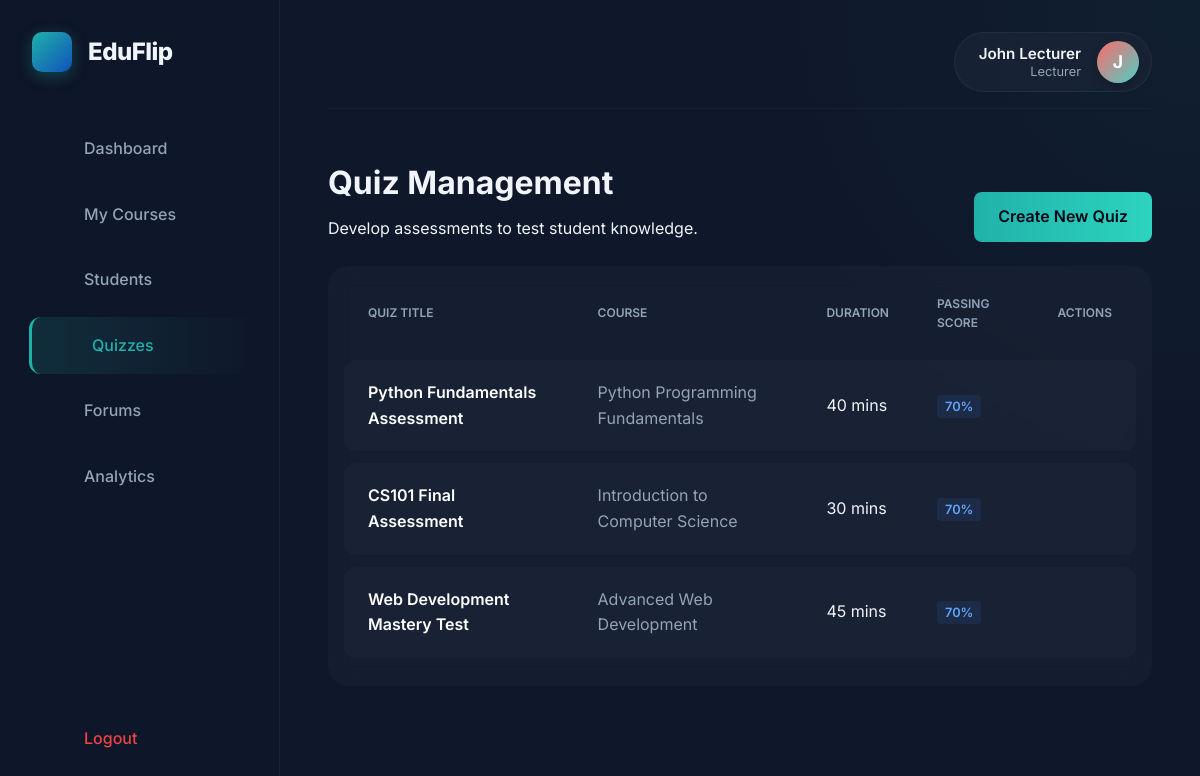
The app's page /web/public/dosen/quizzes.php (signed in) with its own data.
### tables this page shows
CREATE TABLE `quizzes` (
  `id` int NOT NULL AUTO_INCREMENT,
  `course_id` int NOT NULL,
  `material_id` int DEFAULT NULL,
  `title` varchar(255) NOT NULL,
  `description` text,
  `duration` int DEFAULT '0',
  `passing_score` int DEFAULT '70',
  `max_attempts` int DEFAULT '3',
  `randomize_questions` tinyint(1) DEFAULT '0',
  `randomize_options` tinyint(1) DEFAULT '0',
  `show_answers` tinyint(1) DEFAULT '1',
  `available_from` datetime DEFAULT NULL,
  `available_until` datetime DEFAULT NULL,
  `created_by` int NOT NULL,
  `created_at` timestamp NULL DEFAULT CURRENT_TIMESTAMP,
  `updated_at` timestamp NULL DEFAULT CURRENT_TIMESTAMP ON UPDATE CURRENT_TIMESTAMP,
  PRIMARY KEY (`id`),
  KEY `material_id` (`material_id`),
  KEY `created_by` (`created_by`),
  KEY `idx_course` (`course_id`),
  CONSTRAINT `quizzes_ibfk_1` FOREIGN KEY (`course_id`) REFERENCES `courses` (`id`) ON DELETE CASCADE,
  CONSTRAINT `quizzes_ibfk_2` FOREIGN KEY (`material_id`) REFERENCES `materials` (`id`) ON DELETE SET NULL,
  CONSTRAINT `quizzes_ibfk_3` FOREIGN KEY (`created_by`) REFERENCES `users` (`id`)
);

CREATE TABLE `courses` (
  `id` int NOT NULL AUTO_INCREMENT,
  `course_code` varchar(20) NOT NULL,
  `course_name` varchar(255) NOT NULL,
  `description` text,
  `thumbnail` varchar(255) DEFAULT NULL,
  `created_by` int NOT NULL,
  `category` enum('general','curriculum') DEFAULT 'general',
  `status` enum('draft','published','archived') DEFAULT 'draft',
  `created_at` timestamp NULL DEFAULT CURRENT_TIMESTAMP,
  `updated_at` timestamp NULL DEFAULT CURRENT_TIMESTAMP ON UPDATE CURRENT_TIMESTAMP,
  PRIMARY KEY (`id`),
  UNIQUE KEY `course_code` (`course_code`),
  KEY `created_by` (`created_by`),
  KEY `idx_status` (`status`),
  CONSTRAINT `courses_ibfk_1` FOREIGN KEY (`created_by`) REFERENCES `users` (`id`) ON DELETE CASCADE
);

### web/public/dosen/quizzes.php (the view, shortened to what this page needs)
<?php
require_once '../../includes/auth.php';
$dosen_id = $_SESSION['user_id'];
$stmt = $pdo->prepare("
    SELECT q.*, c.course_name
    FROM quizzes q
    JOIN courses c ON q.course_id = c.id
    WHERE c.created_by = ?
    ORDER BY q.created_at DESC
");
$stmt->execute([$dosen_id]);
$quizzes = $stmt->fetchAll(PDO::FETCH_ASSOC);
include 'includes/header.php';
?>
             <div class="reveal-element">
                <div class="section-title-group" style="align-items: flex-end;">
                    <div>
                        <h1 style="font-size: 2rem; font-weight: 700; margin-bottom: 0.5rem; color: var(--text-main);">Quiz Management</h1>
                        <p class="text-muted">Develop assessments to test student knowledge.</p>
                    </div>
                    <a href="create_quiz.php" class="btn btn-primary"><i class="ri-add-line"></i> Create New Quiz</a>
                </div>
                <?php if (empty($quizzes)): ?>
                    <div class="empty-state">
                        <div style="width: 80px; height: 80px; background: rgba(255,255,255,0.05); border-radius: 50%; margin: 0 auto 1.5rem; display: flex; align-items: center; justify-content: center; color: var(--text-muted); font-size: 2rem;">
                            <i class="ri-questionnaire-line"></i>
                        </div>
                        <h3 style="color: var(--text-main); margin-bottom: 0.5rem;">No Quizzes Created</h3>
                        <p class="text-muted">Create quizzes to challenge your students.</p>
                        <a href="create_quiz.php" class="btn btn-primary">Create Quiz</a>
                    </div>
                <?php else: ?>
                    <div style="background: rgba(30, 41, 59, 0.4); backdrop-filter: blur(12px); border-radius: 20px; padding: 1rem;">
                        <table class="premium-table">
                            <thead>
                                <tr>
                                    <th>Quiz Title</th>
                                    <th>Course</th>
                                    <th>Duration</th>
                                    <th>Passing Score</th>
                                    <th class="text-right">Actions</th>
                                </tr>
                            </thead>
                            <tbody>
                                <?php foreach ($quizzes as $quiz): ?>
                                    <tr>
                                        <td style="font-weight: 600; color: white;"><?php echo htmlspecialchars($quiz['title']); ?></td>
                                        <td style="color: var(--text-muted);"><?php echo htmlspecialchars($quiz['course_name']); ?></td>
                                        <td><?php echo $quiz['duration']; ?> mins</td>
                                        <td><span style="background: rgba(59, 130, 246, 0.1); color: #60a5fa; padding: 0.25rem 0.5rem; border-radius: 4px; font-weight: 600; font-size: 0.8rem;"><?php echo $quiz['passing_score']; ?>%</span></td>
                                        <td class="text-right">
                                            <a href="edit_quiz.php?id=<?php echo $quiz['id']; ?>" class="btn btn-ghost" style="color: var(--text-muted);"><i class="ri-pencil-line"></i></a>
                                        </td>
                                    </tr>
                                <?php endforeach; ?>
                            </tbody>
                        </table>
                    </div>
                <?php endif; ?>
             </div>
<?php include 'includes/footer.php'; ?>

### web/public/assets/css/student.css (style rules this page uses)
:root { --sidebar-width: 280px; --header-height: 80px; }
body { background-color: var(--bg-dark); margin: 0; padding: 0; overflow-x: hidden; }
.section-title-group { display: flex; justify-content: space-between; align-items: flex-end; margin-bottom: 1.5rem; }
.premium-table { width: 100%; border-collapse: separate; border-spacing: 0 0.75rem; }
.premium-table th { color: var(--text-muted); font-weight: 600; text-transform: uppercase; font-size: 0.75rem; padding: 0 1.5rem 1rem 1.5rem; text-align: left; }
.premium-table tbody tr { background: rgba(255, 255, 255, 0.02); transition: transform 0.2s; }
.premium-table td { padding: 1.25rem 1.5rem; color: var(--text-main); }
.premium-table td:first-child { border-top-left-radius: 12px; border-bottom-left-radius: 12px; }
.premium-table td:last-child { border-top-right-radius: 12px; border-bottom-right-radius: 12px; }

### web/public/assets/css/main.css (style rules this page uses)
:root { --primary: #0f52ba; --secondary: #20b2aa; --accent: #ffd700; --bg-dark: #0f172a; --bg-darker: #020617; --bg-card: #1e293b; --bg-light: #f8fafc; --bg-white: #ffffff; --text-main: #f1f5f9; --text-muted: #94a3b8; --text-dark: #0f172a; --success: #10b981; --warning: #f59e0b; --danger: #ef4444; --font-main: "Inter", system-ui, -apple-system, sans-serif; --container-width: 1200px; --header-height: 80px; --radius-sm: 0.375rem; --radius-md: 0.5rem; --radius-lg: 1rem; --transition: all 0.3s ease; }
*, *::before, *::after { margin: 0; padding: 0; box-sizing: border-box; }
body { font-family: var(--font-main); background-color: var(--bg-dark); color: var(--text-main); line-height: 1.6; line-height: 1.6; overflow-x: hidden; width: 100%; }
a { text-decoration: none; color: inherit; transition: var(--transition); }
.btn { display: inline-flex; align-items: center; justify-content: center; padding: 0.75rem 1.5rem; border-radius: var(--radius-md); font-weight: 600; cursor: pointer; transition: var(--transition); border: none; font-size: 1rem; }
.btn-primary { background-color: var(--secondary); color: var(--bg-darker); }
.btn-ghost { background: transparent; color: var(--text-muted); }
.reveal-element { opacity: 0; transform: translateY(30px); transition: opacity 0.8s ease-out, transform 0.8s ease-out; }
.reveal-element.animate-in { opacity: 1; transform: translateY(0); }
.btn-primary { position: relative; overflow: hidden; background-size: 200% auto; background-image: linear-gradient( to right, var(--secondary) 0%, #2dd4bf 51%, var(--secondary) 100% ); transition: 0.5s; }

### records on screen
quizzes: title "Python Fundamentals Assessment", course.course_name "Python Programming Fundamentals", duration "40", passing_score "70"
quizzes: title "CS101 Final Assessment", course.course_name "Introduction to Computer Science", duration "30", passing_score "70"
quizzes: title "Web Development Mastery Test", course.course_name "Advanced Web Development", duration "45", passing_score "70"

### other values on screen
$_SESSION['full_name'] "John Lecturer"
substr($_SESSION['full_name'] ?? 'L', 0, 1) "J"
